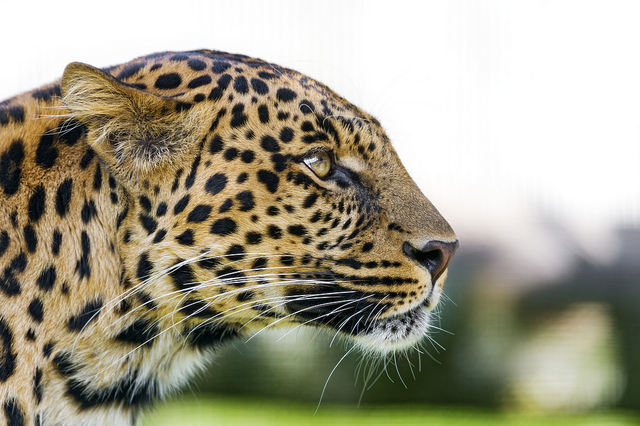
%> input picture HW3/HW3_MATLAB/Leopard.jpg, 640 x 426 px
$ octave HW3_main.m   (GNU Octave 9; MATLAB toolbox functions it lacks are replaced by stand-ins)
%> lines starting %> are read from the running program, lines starting %| are printed output that depends on the picture
### HW3/HW3_MATLAB/myGaussianFilter.m
function filter = myGaussianFilter(height,width,mu,sigma)
% height   : height of the filter kernel matrix
% width    : width of the filter kernel matrix
% mu       : mean
% sigma    : standard deviation
% filter   : output filter kernel matrix of type double

%% implement your Gaussian filter here
filter = ones(height, width);

for i = -fix(height/2) : 1 : fix(height/2)
    for j = -fix(width/2) : 1 : fix(width/2)
        filter(i + ceil(height/2),j + ceil(width/2)) = exp(-(i^2 + j^2)/(2 * sigma^2));
        % +ceil(height/2) because matrix start from 1
    end
end

filter = filter / sum(filter(:));

%% try meshgrid as your second solution
% [7 lines of commented-out code are left out]

### HW3/HW3_MATLAB/myConv2.m
function output_img = myConv2(input_image, myfilter, padding_method)
% input_image    : noisy input image (type: double)
% myfilter       : filter kernel to be used for convolution (type: double)
% padding_method : string that specifies the type of padding method to be used
% output_img     : output image (type: double)

%% implement your 2D convolution here
[m,n] = size(input_image);

[mf, nf] = size(myfilter);
%% First, perform appropriate padding on the input_image to get padded_input_image
if strcmp(padding_method,'repeating')
    % your code to implement padding using 'repeating' method
    long = [input_image(end-mf:end,:) ; input_image ; input_image(1:mf,:)];
    left = long(:,end-mf:end);
    right = long(:,1:mf);
    padded_input_image = [left long right];

elseif strcmp(padding_method,'mirroring')
    % your code to implement padding using 'mirroring' method
    long = [input_image(mf:-1:1,:) ; input_image ; input_image(end:-1:end-mf,:)];
    left = long(:,mf:-1:1);
    right = long(:,end-mf:end);
    padded_input_image = [left long right];

else
    % default zero-padding
    long = [zeros(mf,n) ; input_image ; zeros(mf,n)];
    [p q] = size(long);
    side = zeros(p,mf);
    padded_input_image = [side long side];
end

%% perform convolution operation using the padded_input_image and myfilter to get the output_img
[paddedHeight, paddedWidth] = size(padded_input_image);

% define fiter zone, make sure filter doesn't start from edge
startHeight = mf;
startWidth = nf;
endHeight = paddedHeight - mf;
endWidth = paddedWidth - nf;

output_img = padded_input_image;

for i = startHeight : endHeight
    for j = startWidth : endWidth
        % i and j are location on the padded image
        sum = 0;
        % temprary variable used for store the value of i,j
        for p = -floor(mf/2) : floor(mf/2)
            for q = -floor(nf/2) : floor(nf/2)
                % p & q move around inside the filter mask
                sum = sum + myfilter(floor(mf/2) +p +1 , floor(nf/2) +q +1) * padded_input_image(i + p, j + q);
            end
        end
        output_img(i,j) = sum;
    end
end

output_img = output_img(startHeight+1:endHeight, startWidth+1:endWidth);

### HW3/HW3_MATLAB/HW3_main.m
%% UCSB ECE178 (2017 Fall)
% HW3 MATLAB - 2D Convolution and Image Transform

%% Image credits (from Flickr)
% Leopard.jpg: "Profile of a leopard" by Tambako The Jaguar, used under CC

%% Clear up previous stuff
clc
clear
close all

%% Load the input image
input_img = imresize(imread('Leopard.jpg'), 0.4);

% Display the original input images
%imshow(input_img);

% Display the original input images (grayscale)
input_img_gray = rgb2gray(input_img);
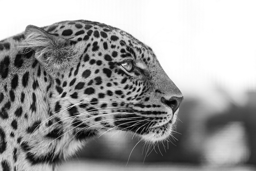
%> input_img_gray: size 171x256 uint8; min 0, max 255, mean 157.4
figure,
subplot(1,2,1), subimage(input_img_gray);
title('original image (gray scale)')


%% %%%%%%%%%%%%%%%% PART 1 %%%%%%%%%%%%%%%%%%%%%%%%%%%%
%% Generate noisy input image
s = 20; %standard deviation of artificial noise
% generate noisy image by adding gaussian noise
noisy_img = double(input_img_gray) + s*randn(size(input_img_gray));
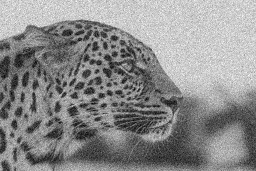
%> noisy_img: size 171x256 double; min -52.87, max 328.7, mean 157.2; drawn with min black and max white
% round the pixel values, bring them in the range [0 255] and convert to double format
noisy_img = double(uint8(noisy_img));
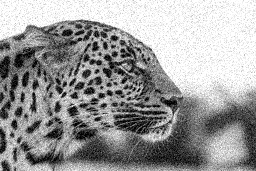
%> noisy_img: size 171x256 double; min 0, max 255, mean 155.2
subplot(1,2,2), subimage(uint8(noisy_img));
title('noisy image')

%% Create Gaussian filter kernel
filterSize = [3,3; 15,15];
paddingMethod = {'repeating', 'mirroring', 'zero-padding'};

gsnFilter1 = myGaussianFilter(filterSize(1,1),filterSize(1,2),0,2);
gsnFilter2 = myGaussianFilter(filterSize(2,1),filterSize(2,2),0,2);

%% Denoising using generated Gaussian filter kernels
GaussianDenoisedImgs = cell(2,3);
for method = 1:3 % generate results using different padding method
    GaussianDenoisedImgs{1,method} = uint8(myConv2(noisy_img,gsnFilter1,paddingMethod{method}));
%> (the run ends here)
